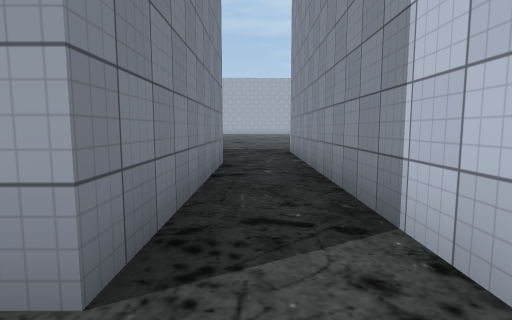
[1] (above)

21 first-person views from a walk through a scene from a Unity 3-D project. The camera is 1.4 m above the floor, tilts 6° down and sees 80° across. The floor is counted in squares, 2 m on a side. Each view is taken from the middle of a square. On the plan, view 1 faces up. The plan holds only what a view shows up to about 10 squares ahead; the rest is blank. The place goes on beyond the plan. The player is left out. Some surface patterns are stand-ins.

[2]
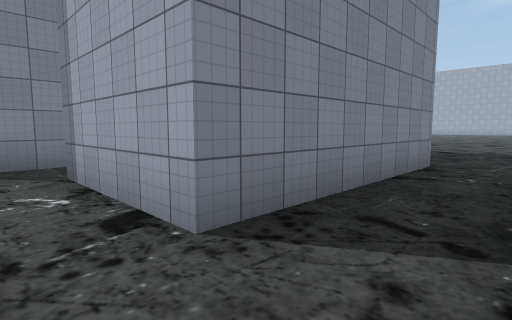

[3]
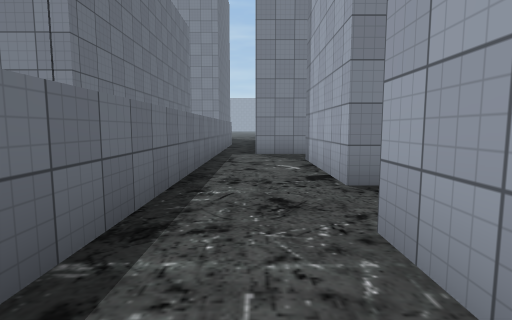

[4]
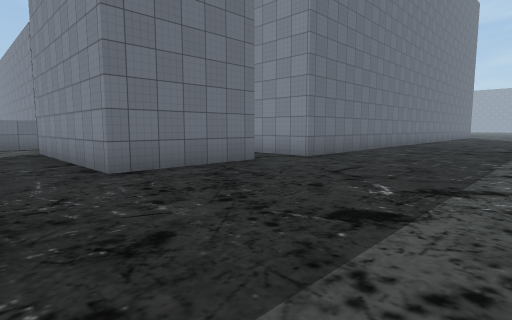

[5]
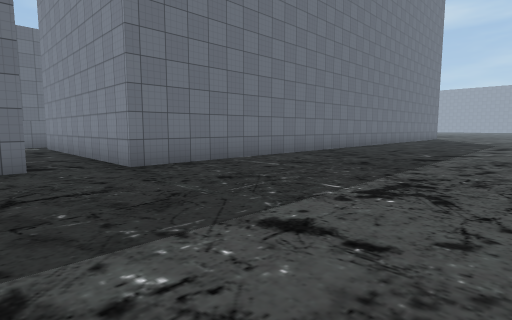

[6]
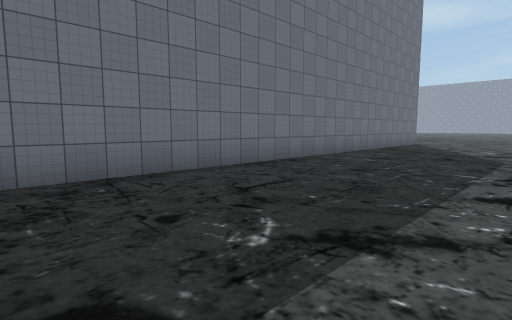

[7]
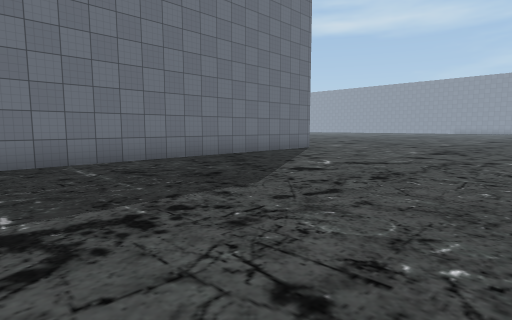

[8]
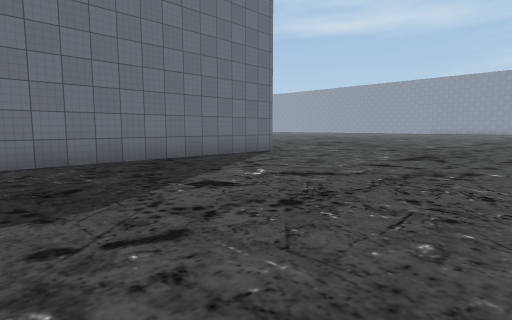

[9]
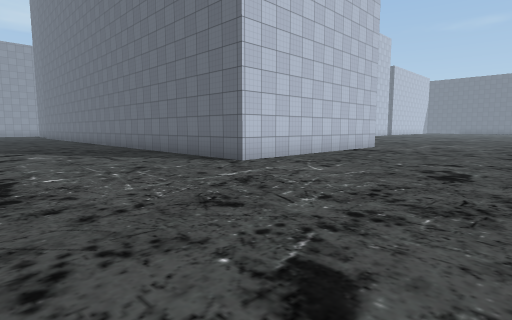

[10]
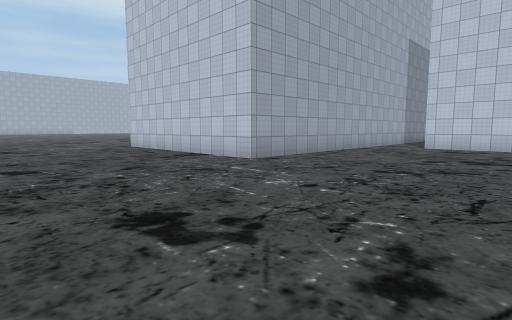

[11]
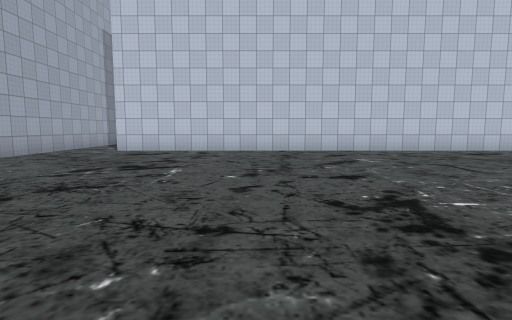

[12]
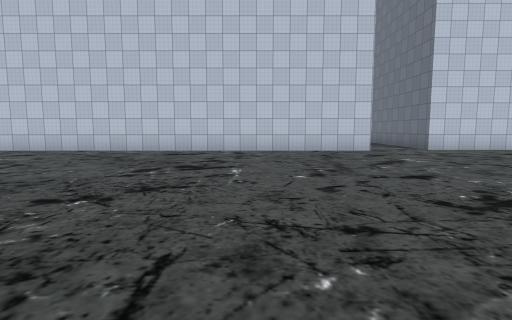

[13]
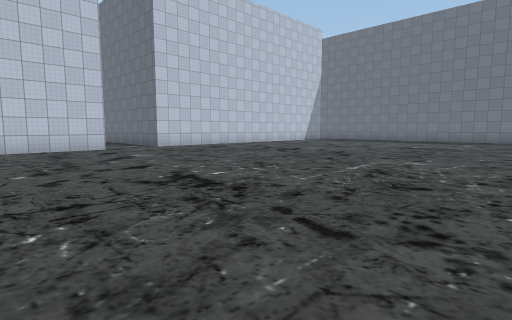

[14]
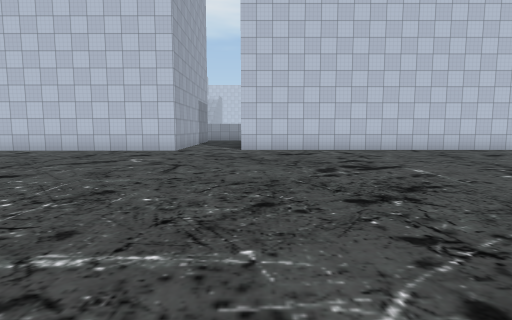

[15]
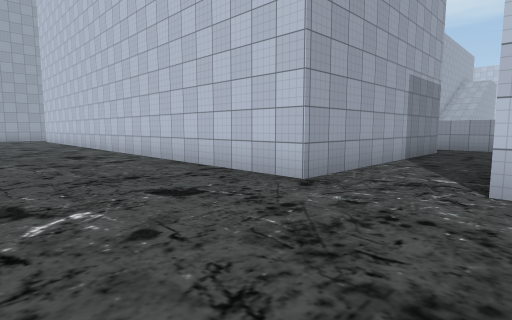

[16]
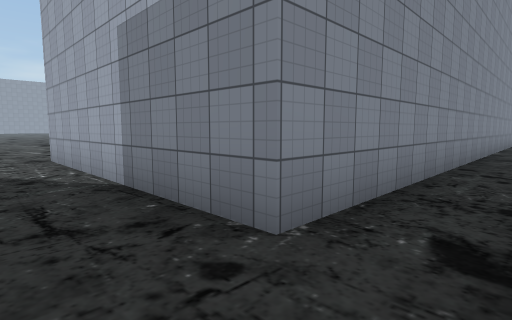

[17]
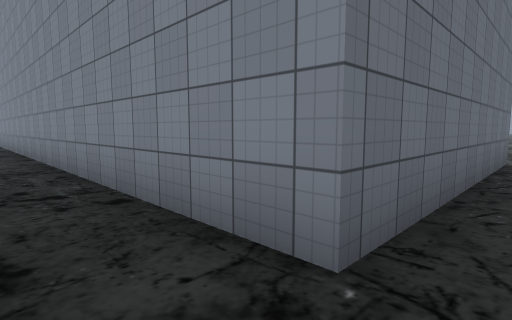

[18]
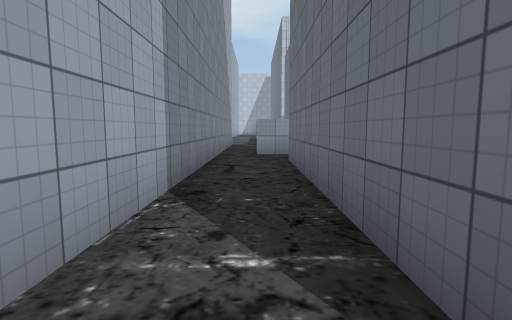

[19]
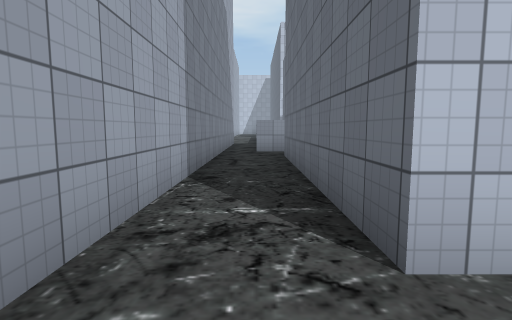

[20]
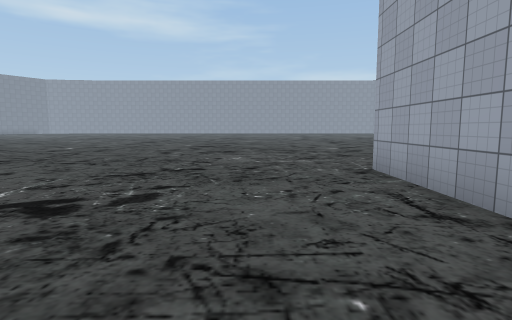

[21]
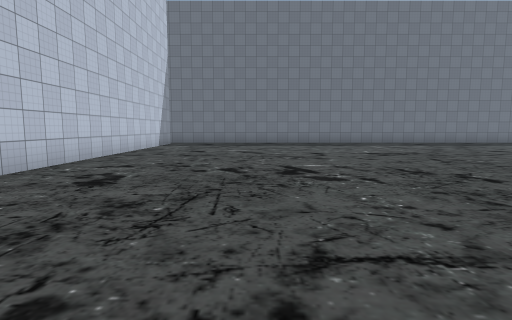

### Floor plan
Points are (right, up) in squares from view 1. A wall is a line through its corners. A room is listed if a view was taken in it or the views show most of it. See-through windows are left out.
Room 1 (views 1, 2, 3)
walls: (-0.7, 1.1) (-3.9, 1.1); (2.1, 0.8) (1, 0.8); (-3.5, -1) (1.9, -1)
ways out: opening at (-1.5, 0) to room 2
Room 2 (views 4, 5, 6, 7, 8, 9, 10, 11, 12, 13, 14, 15, 16, 17, 18, 19, 20, 21)
walls: (-17.6, -1.7) (-11.3, -1.7) (-11.3, -17.5) (-17.6, -17.5) (-17.6, -1.7); (-9.9, -1.9) (-9.9, -1); (-8.1, 0) (-24.2, 0) (-24.2, 6.6) (-5.2, 6.6) (-5.2, 0); (-6.9, -1) (-3.5, -1); (-9.9, -18.6) (-9.9, -17.1); (-3.9, 6.2) (-0.7, 6.2) (-0.7, 1.1); (1, 1.1) (1, 9); (-17.2, -27.5) (-17.2, -19.5)
ways out: opening at (-1.5, 0) to room 1

Where each view was taken, in squares from view 1:
view 1: 0 up, 0 right, facing up
view 2: 0 up, 1 right, facing up-left
view 3: 0 up, 3 right, facing left
view 4: 11 up, 1 right, facing down-left
view 5: 12 up, 3 left, facing down-left
view 6: 11 up, 10 left, facing down-left
view 7: 13 up, 15 left, facing down-left
view 8: 13 up, 17 left, facing down-left
view 9: 11 up, 29 left, facing down-right
view 10: 5 down, 29 left, facing up-right
view 11: 6 down, 27 left, facing right
view 12: 14 down, 27 left, facing right
view 13: 14 down, 28 left, facing down-right
view 14: 20 down, 27 left, facing right
view 15: 20 down, 21 left, facing up-right
view 16: 19 down, 10 left, facing up-left
view 17: 1 down, 10 left, facing down-left
view 18: 1 down, 18 left, facing right
view 19: 1 down, 19 left, facing right
view 20: 2 down, 19 left, facing left
view 21: 17 down, 21 left, facing down
